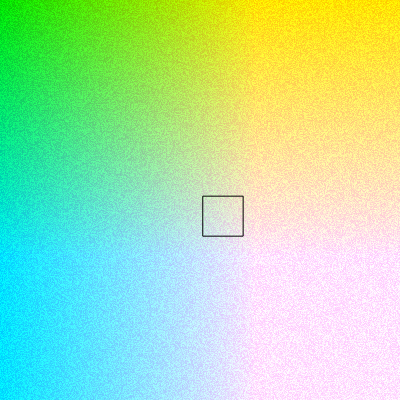
Frame 1 (no input)
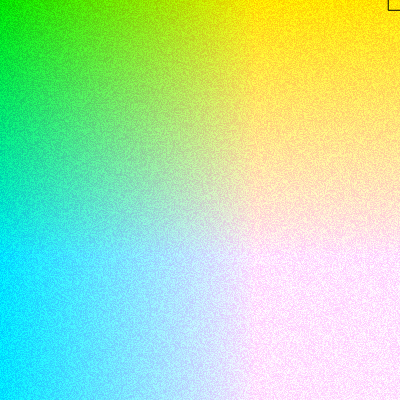
Frame 60 (no input)
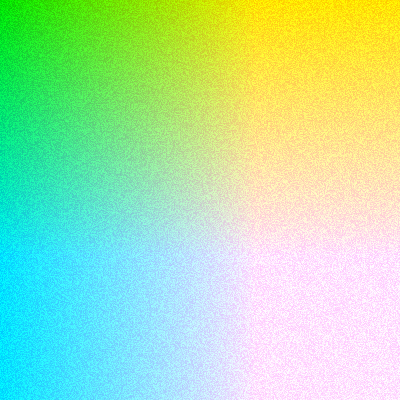
Frame 120 (the mouse pressed at the canvas centre since frame 60)

The p5.js sketch that drew these frames (run headless with seeded random() and noise() and a simulated clock; from frame 60 on, the mouse is pressed at the canvas centre):

// p5.js sketch
// ── sketch.js

function setup() {
  createCanvas(400, 400);
  pixelDensity(1);
  // noLoop();
}
let rx=200, ry=200;
function draw() {
  randomSeed(0);
  loadPixels();
  for (var y = 0; y < height; y++) {
    for (var x = 0; x < width; x++) {
      var index = (x + y * width) * 4;
      pixels[index + 0] = x;
      pixels[index + 1] = random(200,255);
      pixels[index + 2] = y;
      pixels[index + 3] = 255;
    }
  }
  updatePixels();
  noFill();
  randomSeed(random(9999));
  square(rx+=random(-4,4),ry+=random(-4,4),40);
}
